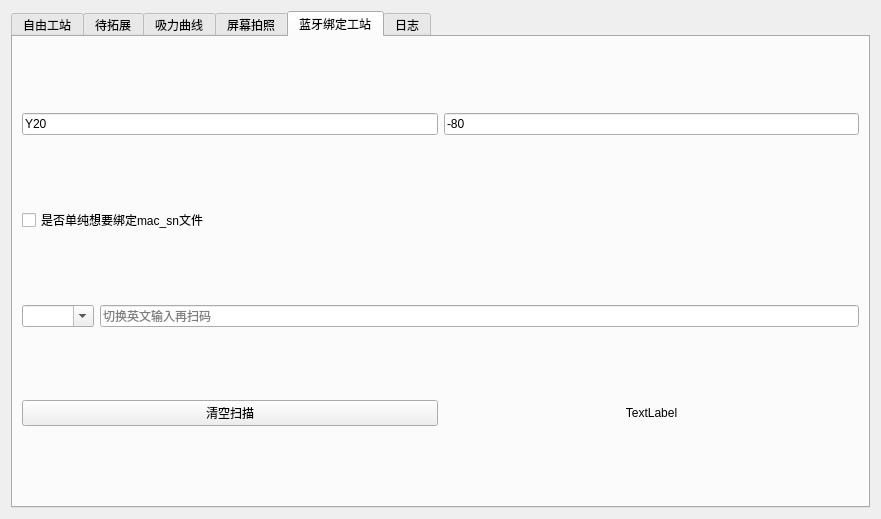
<?xml version="1.0" encoding="UTF-8"?>
<ui version="4.0">
 <class>QFreeWork</class>
 <widget class="QWidget" name="QFreeWork">
  <property name="geometry">
   <rect>
    <x>0</x>
    <y>0</y>
    <width>881</width>
    <height>516</height>
   </rect>
  </property>
  <property name="windowTitle">
   <string>Form</string>
  </property>
  <layout class="QGridLayout" name="gridLayout_7">
   <item row="0" column="0">
    <widget class="QSplitter" name="splitter">
     <property name="orientation">
      <enum>Qt::Horizontal</enum>
     </property>
     <widget class="QTabWidget" name="tabWidget">
      <property name="currentIndex">
       <number>4</number>
      </property>
      <property name="usesScrollButtons">
       <bool>true</bool>
      </property>
      <widget class="QWidget" name="tab">
       <attribute name="title">
        <string>自由工站</string>
       </attribute>
       <layout class="QGridLayout" name="gridLayout_2">
        <item row="1" column="0">
         <layout class="QVBoxLayout" name="verticalLayout_5">
          <item>
           <layout class="QHBoxLayout" name="horizontalLayout_12">
            <property name="topMargin">
             <number>0</number>
            </property>
            <item>
             <widget class="QCheckBox" name="isformmes">
              <property name="text">
               <string>是否从mes获取mac</string>
              </property>
              <property name="checked">
               <bool>true</bool>
              </property>
             </widget>
            </item>
            <item>
             <widget class="QCheckBox" name="isusemes">
              <property name="text">
               <string>是否过站</string>
              </property>
              <property name="checkable">
               <bool>true</bool>
              </property>
              <property name="checked">
               <bool>true</bool>
              </property>
             </widget>
            </item>
            <item>
             <widget class="QCheckBox" name="autoStartCheckBox">
              <property name="text">
               <string>启用自动触发</string>
              </property>
             </widget>
            </item>
            <item>
             <layout class="QHBoxLayout" name="horizontalLayout_19">
              <item>
               <widget class="QLabel" name="label_bydMesResourceCaption">
                <property name="styleSheet">
                 <string notr="true"/>
                </property>
                <property name="text">
                 <string>MES 工单 :</string>
                </property>
                <property name="alignment">
                 <set>Qt::AlignCenter</set>
                </property>
               </widget>
              </item>
              <item>
               <widget class="QLabel" name="label_bydMesResource">
                <property name="minimumSize">
                 <size>
                  <width>0</width>
                  <height>0</height>
                 </size>
                </property>
                <property name="styleSheet">
                 <string notr="true"/>
                </property>
                <property name="text">
                 <string>—</string>
                </property>
                <property name="alignment">
                 <set>Qt::AlignCenter</set>
                </property>
                <property name="wordWrap">
                 <bool>true</bool>
                </property>
               </widget>
              </item>
             </layout>
            </item>
            <item>
             <widget class="QLabel" name="test_time_caption">
              <property name="styleSheet">
               <string>font-size: 13px; color: #666666; padding-right: 2px;</string>
              </property>
              <property name="text">
               <string>用时</string>
              </property>
              <property name="alignment">
               <set>Qt::AlignRight|Qt::AlignTrailing|Qt::AlignVCenter</set>
              </property>
             </widget>
            </item>
            <item>
             <widget class="QLabel" name="test_time">
              <property name="minimumSize">
               <size>
                <width>76</width>
                <height>0</height>
               </size>
              </property>
              <property name="maximumSize">
               <size>
                <width>88</width>
                <height>16777215</height>
               </size>
              </property>
              <property name="styleSheet">
               <string>font-size: 13px; font-weight: 500; color: #333333; background-color: #f0f0f0; border: 1px solid #d9d9d9; border-radius: 4px; padding: 1px 8px;</string>
              </property>
              <property name="text">
               <string>0.0 s</string>
              </property>
              <property name="alignment">
               <set>Qt::AlignCenter</set>
              </property>
             </widget>
            </item>
            <item>
             <widget class="QLabel" name="bleStatusLabel">
              <property name="text">
               <string>蓝牙连接：</string>
              </property>
             </widget>
            </item>
            <item>
             <widget class="QPushButton" name="toggleExtraTabsButton">
              <property name="text">
               <string>显示扩展页</string>
              </property>
             </widget>
            </item>
           </layout>
          </item>
          <item>
           <widget class="QTableWidget" name="testResultTable"/>
          </item>
          <item>
           <layout class="QVBoxLayout" name="verticalLayout_3">
            <property name="topMargin">
             <number>0</number>
            </property>
            <item>
             <layout class="QHBoxLayout" name="horizontalLayout_tuplePosition">
              <property name="topMargin">
               <number>0</number>
              </property>
              <item>
               <widget class="QLabel" name="label_tuplePositionCaption">
                <property name="text">
                 <string>三元组位置：</string>
                </property>
               </widget>
              </item>
              <item>
               <widget class="QLabel" name="label_tuplePosLeft">
                <property name="text">
                 <string>左</string>
                </property>
                <property name="alignment">
                 <set>Qt::AlignCenter</set>
                </property>
               </widget>
              </item>
              <item>
               <widget class="QLabel" name="label_tuplePosRight">
                <property name="text">
                 <string>右</string>
                </property>
                <property name="alignment">
                 <set>Qt::AlignCenter</set>
                </property>
               </widget>
              </item>
              <item>
               <widget class="QLabel" name="label_tuplePosSingle">
                <property name="text">
                 <string>单只</string>
                </property>
                <property name="alignment">
                 <set>Qt::AlignCenter</set>
                </property>
               </widget>
              </item>
              <item>
               <widget class="QLabel" name="label_tuplePosUnspecified">
                <property name="text">
                 <string>未指定</string>
                </property>
                <property name="alignment">
                 <set>Qt::AlignCenter</set>
                </property>
               </widget>
              </item>
              <item>
               <spacer name="horizontalSpacer_tuplePosition">
                <property name="orientation">
                 <enum>Qt::Horizontal</enum>
                </property>
                <property name="sizeHint" stdset="0">
                 <size>
                  <width>40</width>
                  <height>20</height>
                 </size>
                </property>
               </spacer>
              </item>
             </layout>
            </item>
            <item>
             <layout class="QHBoxLayout" name="horizontalLayout_3">
              <property name="topMargin">
               <number>0</number>
              </property>
              <item>
               <widget class="QLabel" name="mes_state">
                <property name="text">
                 <string>&lt;html&gt;&lt;head/&gt;&lt;body&gt;&lt;p align=&quot;center&quot;&gt;TextLabel&lt;/p&gt;&lt;/body&gt;&lt;/html&gt;</string>
                </property>
                <property name="alignment">
                 <set>Qt::AlignCenter</set>
                </property>
               </widget>
              </item>
              <item>
               <widget class="QLabel" name="test_result">
                <property name="text">
                 <string>TextLabel</string>
                </property>
                <property name="alignment">
                 <set>Qt::AlignCenter</set>
                </property>
               </widget>
              </item>
             </layout>
            </item>
           </layout>
          </item>
          <item>
           <layout class="QHBoxLayout" name="horizontalLayout_17">
            <property name="topMargin">
             <number>0</number>
            </property>
            <item>
             <layout class="QHBoxLayout" name="horizontalLayout_13">
              <property name="topMargin">
               <number>0</number>
              </property>
              <item>
               <widget class="QLabel" name="label_5">
                <property name="text">
                 <string>输入SN获取mac：</string>
                </property>
               </widget>
              </item>
              <item>
               <widget class="QLineEdit" name="getMac">
                <property name="enabled">
                 <bool>true</bool>
                </property>
                <property name="text">
                 <string/>
                </property>
                <property name="placeholderText">
                 <string>切换英文输入再扫码</string>
                </property>
               </widget>
              </item>
             </layout>
            </item>
            <item>
             <layout class="QHBoxLayout" name="horizontalLayout_2">
              <item>
               <widget class="QLabel" name="label_2">
                <property name="text">
                 <string>输入MAC连接：</string>
                </property>
               </widget>
              </item>
              <item>
               <widget class="QLineEdit" name="macInput">
                <property name="sizePolicy">
                 <sizepolicy hsizetype="Expanding" vsizetype="Fixed">
                  <horstretch>0</horstretch>
                  <verstretch>0</verstretch>
                 </sizepolicy>
                </property>
                <property name="inputMask">
                 <string/>
                </property>
                <property name="text">
                 <string/>
                </property>
                <property name="placeholderText">
                 <string>切换英文输入再扫码</string>
                </property>
               </widget>
              </item>
             </layout>
            </item>
           </layout>
          </item>
          <item>
           <widget class="QPushButton" name="stopTest">
            <property name="text">
             <string>停止测试</string>
            </property>
           </widget>
          </item>
          <item>
           <layout class="QHBoxLayout" name="horizontalLayout_6">
            <item>
             <widget class="QPushButton" name="pushButton">
              <property name="text">
               <string>测试(开发用)</string>
              </property>
             </widget>
            </item>
            <item>
             <widget class="QComboBox" name="comNameCombo"/>
            </item>
            <item>
             <widget class="QPushButton" name="connectButton">
              <property name="text">
               <string>连接串口</string>
              </property>
             </widget>
            </item>
            <item>
             <widget class="QPushButton" name="disconnectButton">
              <property name="text">
               <string>断开连接</string>
              </property>
             </widget>
            </item>
           </layout>
          </item>
          <item>
           <layout class="QHBoxLayout" name="horizontalLayout_18">
            <item>
             <widget class="QLabel" name="label_8">
              <property name="text">
               <string>&lt;html&gt;&lt;head/&gt;&lt;body&gt;&lt;p align=&quot;center&quot;&gt;治具串口&lt;/p&gt;&lt;/body&gt;&lt;/html&gt;</string>
              </property>
             </widget>
            </item>
            <item>
             <widget class="QComboBox" name="jigComNameCombo">
              <property name="enabled">
               <bool>true</bool>
              </property>
              <property name="sizePolicy">
               <sizepolicy hsizetype="Preferred" vsizetype="Fixed">
                <horstretch>0</horstretch>
                <verstretch>0</verstretch>
               </sizepolicy>
              </property>
              <property name="maximumSize">
               <size>
                <width>16777215</width>
                <height>16777215</height>
               </size>
              </property>
             </widget>
            </item>
            <item>
             <widget class="QPushButton" name="jigConnectButton">
              <property name="enabled">
               <bool>true</bool>
              </property>
              <property name="text">
               <string>连接串口</string>
              </property>
             </widget>
            </item>
            <item>
             <widget class="QPushButton" name="jigDisconnectButton">
              <property name="enabled">
               <bool>true</bool>
              </property>
              <property name="text">
               <string>断开串口</string>
              </property>
             </widget>
            </item>
           </layout>
          </item>
          <item>
           <layout class="QHBoxLayout" name="horizontalLayout_productInst">
            <item>
             <widget class="QLabel" name="label_productInst">
              <property name="text">
               <string>&lt;html&gt;&lt;head/&gt;&lt;body&gt;&lt;p align=&quot;center&quot;&gt;产品串口(仪器)&lt;/p&gt;&lt;/body&gt;&lt;/html&gt;</string>
              </property>
             </widget>
            </item>
            <item>
             <widget class="QComboBox" name="productComNameCombo">
              <property name="sizePolicy">
               <sizepolicy hsizetype="Preferred" vsizetype="Fixed">
                <horstretch>0</horstretch>
                <verstretch>0</verstretch>
               </sizepolicy>
              </property>
              <property name="maximumSize">
               <size>
                <width>16777215</width>
                <height>16777215</height>
               </size>
              </property>
             </widget>
            </item>
            <item>
             <widget class="QPushButton" name="productConnectButton">
              <property name="text">
               <string>连接串口</string>
              </property>
             </widget>
            </item>
            <item>
             <widget class="QPushButton" name="productDisconnectButton">
              <property name="text">
               <string>断开串口</string>
              </property>
             </widget>
            </item>
           </layout>
          </item>
          <item>
           <layout class="QHBoxLayout" name="horizontalLayout_15">
            <item>
             <widget class="QLabel" name="label_7">
              <property name="text">
               <string>&lt;html&gt;&lt;head/&gt;&lt;body&gt;&lt;p align=&quot;center&quot;&gt;万用表串口&lt;/p&gt;&lt;/body&gt;&lt;/html&gt;</string>
              </property>
             </widget>
            </item>
            <item>
             <widget class="QComboBox" name="usbcomNameCombo">
              <property name="sizePolicy">
               <sizepolicy hsizetype="Preferred" vsizetype="Fixed">
                <horstretch>0</horstretch>
                <verstretch>0</verstretch>
               </sizepolicy>
              </property>
              <property name="maximumSize">
               <size>
                <width>16777215</width>
                <height>16777215</height>
               </size>
              </property>
             </widget>
            </item>
            <item>
             <widget class="QPushButton" name="usbconnectButton">
              <property name="text">
               <string>连接串口</string>
              </property>
             </widget>
            </item>
            <item>
             <widget class="QPushButton" name="usbdisconnectButton">
              <property name="text">
               <string>断开串口</string>
              </property>
             </widget>
            </item>
           </layout>
          </item>
         </layout>
        </item>
       </layout>
      </widget>
      <widget class="QWidget" name="tab_2">
       <attribute name="title">
        <string>待拓展</string>
       </attribute>
       <layout class="QGridLayout" name="gridLayout_3">
        <item row="2" column="0">
         <layout class="QHBoxLayout" name="horizontalLayout_9">
          <property name="topMargin">
           <number>0</number>
          </property>
          <item>
           <widget class="QLabel" name="label_6">
            <property name="text">
             <string>输入  SN  检查：</string>
            </property>
           </widget>
          </item>
          <item>
           <widget class="QLineEdit" name="snInput">
            <property name="sizePolicy">
             <sizepolicy hsizetype="Expanding" vsizetype="Fixed">
              <horstretch>0</horstretch>
              <verstretch>0</verstretch>
             </sizepolicy>
            </property>
            <property name="placeholderText">
             <string>切换英文输入再扫码</string>
            </property>
           </widget>
          </item>
         </layout>
        </item>
        <item row="5" column="0">
         <layout class="QHBoxLayout" name="horizontalLayout_7">
          <property name="topMargin">
           <number>0</number>
          </property>
          <item>
           <widget class="QLabel" name="BLE_RSSI">
            <property name="text">
             <string>BLE的RSSI：</string>
            </property>
           </widget>
          </item>
          <item>
           <widget class="QLabel" name="WIFI_RSSI">
            <property name="text">
             <string>wifi的RSSI：</string>
            </property>
           </widget>
          </item>
         </layout>
        </item>
        <item row="0" column="0">
         <layout class="QVBoxLayout" name="verticalLayout_2">
          <item>
           <layout class="QHBoxLayout" name="horizontalLayout_4">
            <item>
             <widget class="QLabel" name="label_3">
              <property name="text">
               <string>wifi 账号</string>
              </property>
             </widget>
            </item>
            <item>
             <widget class="QLineEdit" name="wifiUserName">
              <property name="readOnly">
               <bool>true</bool>
              </property>
             </widget>
            </item>
           </layout>
          </item>
          <item>
           <layout class="QHBoxLayout" name="horizontalLayout_5">
            <item>
             <widget class="QLabel" name="label_4">
              <property name="text">
               <string>wifi 密码</string>
              </property>
             </widget>
            </item>
            <item>
             <widget class="QLineEdit" name="wifiPassword">
              <property name="echoMode">
               <enum>QLineEdit::Password</enum>
              </property>
              <property name="readOnly">
               <bool>true</bool>
              </property>
             </widget>
            </item>
           </layout>
          </item>
         </layout>
        </item>
        <item row="4" column="0">
         <layout class="QVBoxLayout" name="verticalLayout">
          <property name="topMargin">
           <number>0</number>
          </property>
          <item>
           <widget class="QLabel" name="product_sn">
            <property name="text">
             <string>芯片存储的整机sn：</string>
            </property>
           </widget>
          </item>
          <item>
           <widget class="QLabel" name="macLabel">
            <property name="text">
             <string>蓝牙mac：</string>
            </property>
           </widget>
          </item>
         </layout>
        </item>
        <item row="1" column="0">
         <layout class="QHBoxLayout" name="horizontalLayout_11">
          <item>
           <widget class="QLabel" name="usbuartstate">
            <property name="sizePolicy">
             <sizepolicy hsizetype="Preferred" vsizetype="Preferred">
              <horstretch>0</horstretch>
              <verstretch>0</verstretch>
             </sizepolicy>
            </property>
            <property name="text">
             <string>usb串口连接：</string>
            </property>
           </widget>
          </item>
          <item>
           <widget class="QLabel" name="uartstate">
            <property name="sizePolicy">
             <sizepolicy hsizetype="Preferred" vsizetype="Preferred">
              <horstretch>0</horstretch>
              <verstretch>0</verstretch>
             </sizepolicy>
            </property>
            <property name="text">
             <string>串口连接：</string>
            </property>
           </widget>
          </item>
         </layout>
        </item>
        <item row="6" column="0">
         <layout class="QHBoxLayout" name="horizontalLayout_8">
          <property name="topMargin">
           <number>0</number>
          </property>
          <item>
           <widget class="QPushButton" name="pushButton_2">
            <property name="text">
             <string>打开蓝牙日志</string>
            </property>
           </widget>
          </item>
          <item>
           <widget class="QPushButton" name="connectwifi">
            <property name="text">
             <string>连接wifi</string>
            </property>
           </widget>
          </item>
          <item>
           <widget class="QPushButton" name="disconnectwifi">
            <property name="enabled">
             <bool>true</bool>
            </property>
            <property name="text">
             <string>断开wifi</string>
            </property>
           </widget>
          </item>
          <item>
           <widget class="QPushButton" name="getwifi">
            <property name="text">
             <string>获取wifi设置信息</string>
            </property>
           </widget>
          </item>
         </layout>
        </item>
        <item row="3" column="0">
         <layout class="QHBoxLayout" name="horizontalLayout_14">
          <property name="topMargin">
           <number>0</number>
          </property>
          <item>
           <widget class="QLabel" name="battary_state">
            <property name="text">
             <string>充电状态：</string>
            </property>
           </widget>
          </item>
          <item>
           <widget class="QLabel" name="battary_voltage">
            <property name="text">
             <string>电压为:</string>
            </property>
           </widget>
          </item>
          <item>
           <widget class="QLabel" name="battary_value">
            <property name="text">
             <string>电量为：</string>
            </property>
           </widget>
          </item>
         </layout>
        </item>
       </layout>
      </widget>
      <widget class="QWidget" name="tab_chart">
       <attribute name="title">
        <string>吸力曲线</string>
       </attribute>
       <layout class="QGridLayout" name="gridLayout_chart">
        <item row="0" column="0">
         <widget class="QGroupBox" name="suctionChartGroup">
          <property name="title">
           <string>Dongle 双通道吸力</string>
          </property>
          <layout class="QVBoxLayout" name="suctionChartVBox">
           <item>
            <layout class="QGridLayout" name="suctionPeakGrid">
             <item row="0" column="0">
              <widget class="QLabel" name="suctionLiveLeftLabel">
               <property name="text">
                <string>左口实时：--</string>
               </property>
              </widget>
             </item>
             <item row="0" column="1">
              <widget class="QLabel" name="suctionLiveRightLabel">
               <property name="text">
                <string>右口实时：--</string>
               </property>
              </widget>
             </item>
             <item row="1" column="0">
              <widget class="QLabel" name="suctionLeftPeakHighLabel">
               <property name="text">
                <string>左口最高：--</string>
               </property>
              </widget>
             </item>
             <item row="1" column="1">
              <widget class="QLabel" name="suctionLeftPeakLowLabel">
               <property name="text">
                <string>左口最低：--</string>
               </property>
              </widget>
             </item>
             <item row="2" column="0">
              <widget class="QLabel" name="suctionRightPeakHighLabel">
               <property name="text">
                <string>右口最高：--</string>
               </property>
              </widget>
             </item>
             <item row="2" column="1">
              <widget class="QLabel" name="suctionRightPeakLowLabel">
               <property name="text">
                <string>右口最低：--</string>
               </property>
              </widget>
             </item>
             <item row="3" column="0" colspan="2">
              <widget class="QLabel" name="suctionPeakDiffLabel">
               <property name="text">
                <string>左右峰差(最低)：--</string>
               </property>
              </widget>
             </item>
            </layout>
           </item>
           <item>
            <widget class="QWidget" name="suctionPlotHost" native="true">
             <property name="minimumSize">
              <size>
               <width>0</width>
               <height>280</height>
              </size>
             </property>
            </widget>
           </item>
           <item>
            <widget class="QPushButton" name="clearSuctionChartButton">
             <property name="text">
              <string>清空吸力曲线</string>
             </property>
            </widget>
           </item>
          </layout>
         </widget>
        </item>
       </layout>
      </widget>
      <widget class="QWidget" name="tab_screenInspect">
       <attribute name="title">
        <string>屏幕拍照</string>
       </attribute>
       <layout class="QVBoxLayout" name="verticalLayout_tabScreenInspect">
        <item>
         <widget class="QGroupBox" name="screenInspectPreviewGroup">
          <property name="title">
           <string>屏幕拍照（点击图片看大图）</string>
          </property>
          <layout class="QVBoxLayout" name="verticalLayout_screenInspectPreview">
           <item>
            <layout class="QHBoxLayout" name="horizontalLayout_screenInspectCaptions">
             <item>
              <widget class="QLabel" name="label_screenInspectShotCaption">
               <property name="text">
                <string>本次拍摄（对比用）</string>
               </property>
               <property name="alignment">
                <set>Qt::AlignCenter</set>
               </property>
              </widget>
             </item>
             <item>
              <widget class="QLabel" name="label_screenInspectMarkCaption">
               <property name="visible">
                <bool>false</bool>
               </property>
               <property name="text">
                <string>标注图</string>
               </property>
               <property name="alignment">
                <set>Qt::AlignCenter</set>
               </property>
              </widget>
             </item>
             <item>
              <widget class="QLabel" name="label_screenInspectRefCaption">
               <property name="text">
                <string>标准参考图</string>
               </property>
               <property name="alignment">
                <set>Qt::AlignCenter</set>
               </property>
              </widget>
             </item>
            </layout>
           </item>
           <item>
            <layout class="QHBoxLayout" name="horizontalLayout_screenInspectThumbs">
             <item>
              <widget class="QLabel" name="label_screenInspectShot">
               <property name="minimumSize">
                <size>
                 <width>200</width>
                 <height>200</height>
                </size>
               </property>
               <property name="alignment">
                <set>Qt::AlignCenter</set>
               </property>
               <property name="text">
                <string>尚无拍摄图</string>
               </property>
              </widget>
             </item>
             <item>
              <widget class="QLabel" name="label_screenInspectMark">
               <property name="minimumSize">
                <size>
                 <width>200</width>
                 <height>200</height>
                </size>
               </property>
               <property name="alignment">
                <set>Qt::AlignCenter</set>
               </property>
               <property name="text">
                <string>尚无标注图</string>
               </property>
              </widget>
             </item>
             <item>
              <widget class="QLabel" name="label_screenInspectRef">
               <property name="minimumSize">
                <size>
                 <width>200</width>
                 <height>200</height>
                </size>
               </property>
               <property name="alignment">
                <set>Qt::AlignCenter</set>
               </property>
               <property name="text">
                <string>尚无参考图</string>
               </property>
              </widget>
             </item>
            </layout>
           </item>
           <item>
            <layout class="QHBoxLayout" name="horizontalLayout_screenInspectBtns">
             <item>
              <widget class="QPushButton" name="viewScreenInspectLargeButton">
               <property name="enabled">
                <bool>false</bool>
               </property>
               <property name="text">
                <string>查看大图</string>
               </property>
              </widget>
             </item>
             <item>
              <widget class="QPushButton" name="openScreenInspectFolderButton">
               <property name="text">
                <string>打开图片文件夹</string>
               </property>
              </widget>
             </item>
            </layout>
           </item>
          </layout>
         </widget>
        </item>
       </layout>
      </widget>
      <widget class="QWidget" name="tab_3">
       <attribute name="title">
        <string>蓝牙绑定工站</string>
       </attribute>
       <layout class="QGridLayout" name="gridLayout_4">
        <item row="3" column="0" colspan="2">
         <layout class="QHBoxLayout" name="horizontalLayout_16">
          <item>
           <widget class="QComboBox" name="mac_combo">
            <property name="editable">
             <bool>true</bool>
            </property>
           </widget>
          </item>
          <item>
           <widget class="QLineEdit" name="snbanding">
            <property name="sizePolicy">
             <sizepolicy hsizetype="Expanding" vsizetype="Fixed">
              <horstretch>0</horstretch>
              <verstretch>0</verstretch>
             </sizepolicy>
            </property>
            <property name="placeholderText">
             <string>切换英文输入再扫码</string>
            </property>
           </widget>
          </item>
         </layout>
        </item>
        <item row="4" column="1">
         <widget class="QLabel" name="banding_result">
          <property name="text">
           <string>TextLabel</string>
          </property>
          <property name="alignment">
           <set>Qt::AlignCenter</set>
          </property>
         </widget>
        </item>
        <item row="0" column="0" colspan="2">
         <layout class="QHBoxLayout" name="horizontalLayout_10">
          <item>
           <widget class="QLineEdit" name="name_range">
            <property name="text">
             <string>Y20</string>
            </property>
            <property name="placeholderText">
             <string>输入筛选的设备信号强度</string>
            </property>
           </widget>
          </item>
          <item>
           <widget class="QLineEdit" name="rssi_range">
            <property name="text">
             <string>-80</string>
            </property>
            <property name="placeholderText">
             <string>输入筛选的设备名字</string>
            </property>
           </widget>
          </item>
         </layout>
        </item>
        <item row="4" column="0">
         <widget class="QPushButton" name="clear_scan">
          <property name="text">
           <string>清空扫描</string>
          </property>
         </widget>
        </item>
        <item row="1" column="0">
         <widget class="QCheckBox" name="just_banding">
          <property name="text">
           <string>是否单纯想要绑定mac_sn文件</string>
          </property>
         </widget>
        </item>
       </layout>
      </widget>
      <widget class="QWidget" name="tab_6">
       <attribute name="title">
        <string>日志</string>
       </attribute>
       <layout class="QGridLayout" name="gridLayout">
        <item row="0" column="0">
         <layout class="QHBoxLayout" name="horizontalLayout">
          <property name="topMargin">
           <number>0</number>
          </property>
          <item>
           <widget class="QPlainTextEdit" name="log">
            <property name="enabled">
             <bool>true</bool>
            </property>
            <property name="sizePolicy">
             <sizepolicy hsizetype="Expanding" vsizetype="Expanding">
              <horstretch>1</horstretch>
              <verstretch>1</verstretch>
             </sizepolicy>
            </property>
           </widget>
          </item>
          <item>
           <widget class="QPlainTextEdit" name="msgEdit">
            <property name="sizePolicy">
             <sizepolicy hsizetype="Expanding" vsizetype="Expanding">
              <horstretch>1</horstretch>
              <verstretch>1</verstretch>
             </sizepolicy>
            </property>
            <property name="focusPolicy">
             <enum>Qt::StrongFocus</enum>
            </property>
            <property name="readOnly">
             <bool>false</bool>
            </property>
           </widget>
          </item>
         </layout>
        </item>
       </layout>
      </widget>
     </widget>
    </widget>
   </item>
  </layout>
 </widget>
 <resources/>
 <connections/>
</ui>
